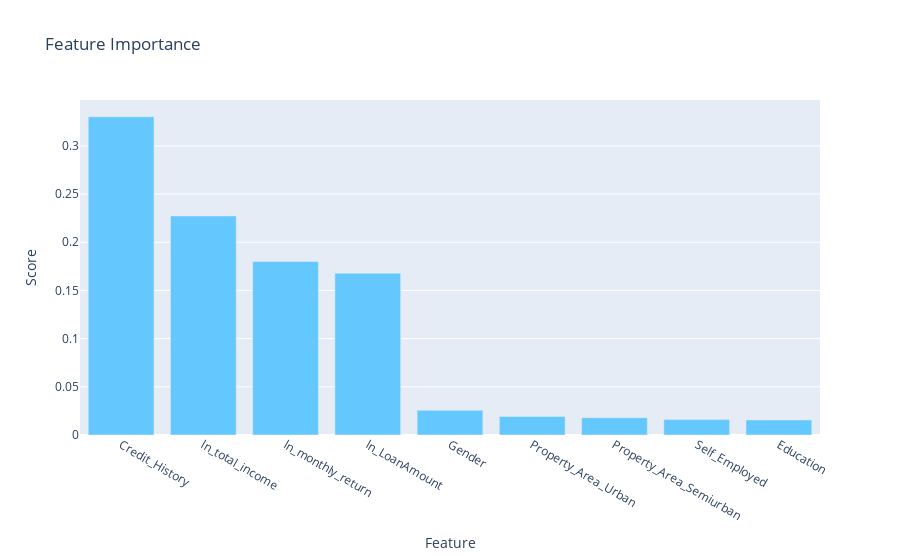

Notebook cell for this chart:
### Code cell
# display results with plotly
trace0 = go.Bar(x= fi_df.index,
                y= fi_df['fi'].values,
                marker=dict(color='rgb(100,200,300)'))

# now the layout
layout=go.Layout(title='Feature Importance',
                   xaxis= dict(title='Feature'),
                   yaxis=dict(title='Score'))
# bind using go.Figure
fig = go.Figure(data=[trace0], layout=layout)
fig

### Figure 1 — Plotly figure (JSON) as saved in the notebook; plotly's stock layout.template omitted (floating-point values rounded to 4 significant figures)
{"data": [{"marker": {"color": "rgb(100,200,300)"}, "type": "bar", "x": ["Credit_History", "ln_total_income", "ln_monthly_return", "ln_LoanAmount", "Gender", "Property_Area_Urban", "Property_Area_Semiurban", "Self_Employed", "Education"], "y": [0.3303, 0.2274, 0.18, 0.1679, 0.02565, 0.01921, 0.01801, 0.01597, 0.01561]}], "layout": {"title": {"text": "Feature Importance"}, "xaxis": {"title": {"text": "Feature"}}, "yaxis": {"title": {"text": "Score"}}}}
